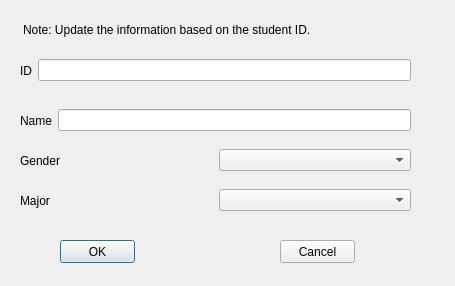
<?xml version="1.0" encoding="UTF-8"?>
<ui version="4.0">
 <class>UpdateDialog</class>
 <widget class="QDialog" name="UpdateDialog">
  <property name="geometry">
   <rect>
    <x>0</x>
    <y>0</y>
    <width>455</width>
    <height>286</height>
   </rect>
  </property>
  <property name="windowTitle">
   <string>Dialog</string>
  </property>
  <widget class="QWidget" name="horizontalLayoutWidget_2">
   <property name="geometry">
    <rect>
     <x>20</x>
     <y>100</y>
     <width>391</width>
     <height>41</height>
    </rect>
   </property>
   <layout class="QHBoxLayout" name="horizontalLayout_2">
    <item>
     <widget class="QLabel" name="name_label">
      <property name="text">
       <string>Name</string>
      </property>
     </widget>
    </item>
    <item>
     <widget class="QLineEdit" name="name_lineEdit"/>
    </item>
   </layout>
  </widget>
  <widget class="QWidget" name="horizontalLayoutWidget_3">
   <property name="geometry">
    <rect>
     <x>20</x>
     <y>50</y>
     <width>391</width>
     <height>41</height>
    </rect>
   </property>
   <layout class="QHBoxLayout" name="horizontalLayout_3">
    <item>
     <widget class="QLabel" name="id_label">
      <property name="text">
       <string>ID</string>
      </property>
     </widget>
    </item>
    <item>
     <widget class="QLineEdit" name="id_lineEdit"/>
    </item>
   </layout>
  </widget>
  <widget class="QWidget" name="horizontalLayoutWidget_5">
   <property name="geometry">
    <rect>
     <x>20</x>
     <y>180</y>
     <width>391</width>
     <height>41</height>
    </rect>
   </property>
   <layout class="QHBoxLayout" name="horizontalLayout_5">
    <item>
     <widget class="QLabel" name="major_label">
      <property name="text">
       <string>Major</string>
      </property>
     </widget>
    </item>
    <item>
     <widget class="QComboBox" name="major_comboBox"/>
    </item>
   </layout>
  </widget>
  <widget class="QPushButton" name="ok_pushButton">
   <property name="geometry">
    <rect>
     <x>60</x>
     <y>240</y>
     <width>75</width>
     <height>23</height>
    </rect>
   </property>
   <property name="text">
    <string>OK</string>
   </property>
  </widget>
  <widget class="QPushButton" name="cancel_pushButton">
   <property name="geometry">
    <rect>
     <x>280</x>
     <y>240</y>
     <width>75</width>
     <height>23</height>
    </rect>
   </property>
   <property name="text">
    <string>Cancel</string>
   </property>
  </widget>
  <widget class="QLabel" name="Note_label">
   <property name="geometry">
    <rect>
     <x>23</x>
     <y>20</y>
     <width>431</width>
     <height>20</height>
    </rect>
   </property>
   <property name="text">
    <string>Note: Update the information based on the student ID.</string>
   </property>
  </widget>
  <widget class="QWidget" name="horizontalLayoutWidget">
   <property name="geometry">
    <rect>
     <x>20</x>
     <y>140</y>
     <width>391</width>
     <height>41</height>
    </rect>
   </property>
   <layout class="QHBoxLayout" name="horizontalLayout">
    <item>
     <widget class="QLabel" name="gender_label">
      <property name="text">
       <string>Gender</string>
      </property>
     </widget>
    </item>
    <item>
     <widget class="QComboBox" name="gender_comboBox"/>
    </item>
   </layout>
  </widget>
 </widget>
 <resources/>
 <connections/>
</ui>
